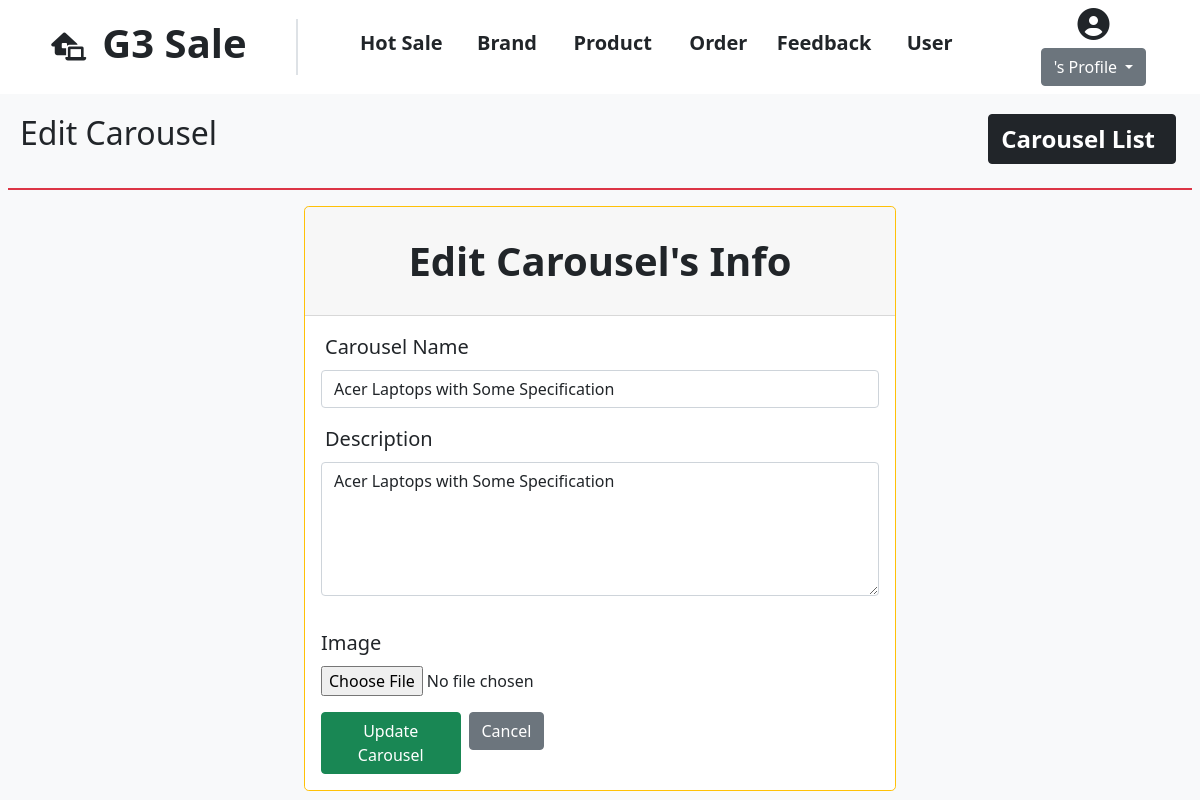
Before: /admin/carousel/editHotSale.php?id=16 with the older database file.
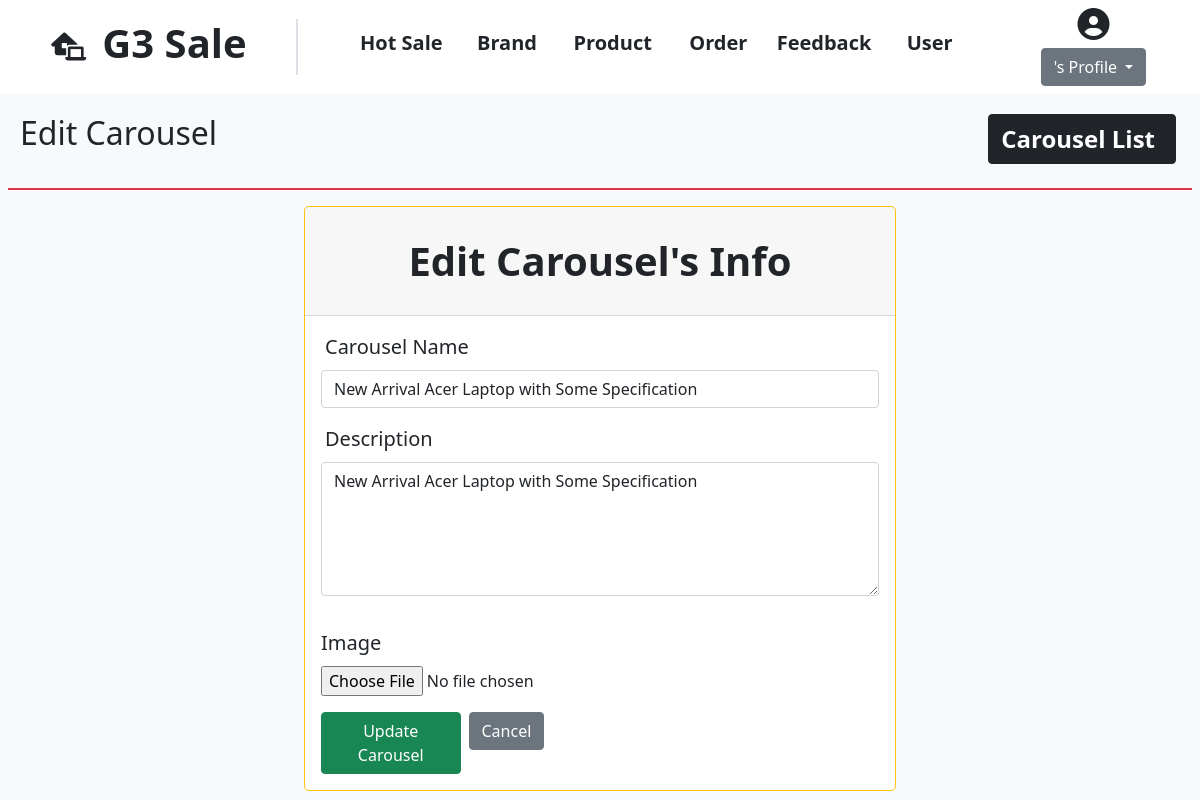
After: the same page with the newer database file.
### tables this page shows
CREATE TABLE `hot_sale` (
  `id` int(20) NOT NULL,
  `carousel_name` varchar(225) NOT NULL,
  `carousel_description` longtext NOT NULL,
  `carousel_image` varchar(255) NOT NULL,
  `created_at` timestamp NOT NULL DEFAULT current_timestamp()
);

### admin/carousel/editHotSale.php (the view, shortened to what this page needs)
<?php
include '../../connection.php';
$id = $_GET["id"];
$edit = mysqli_fetch_assoc(mysqli_query($connection, "SELECT * FROM hot_sale WHERE id = $id"));
?>
<!DOCTYPE html>
<html lang="en">
<head>
    <link href="https://cdn.jsdelivr.net/npm/bootstrap@5.0.2/dist/css/bootstrap.min.css" rel="stylesheet"
>
    <link rel="stylesheet" href="https://cdnjs.cloudflare.com/ajax/libs/font-awesome/6.5.1/css/all.min.css"
 />
</head>
<body class="bg-light">
    <?php include '../../layouts/header.php' ?>
    <div class="container-fluid">
        <div class="row justify-content-center">
            <div class=" p-2">
                <div class="d-flex justify-content-between bg-light  mb-3 border-2 border-bottom border-danger p-2">
                    <div>
                        <h2 class=" ms-1 mt-1">Edit Carousel</h2>
                    </div>
                    <ul class="d-flex text-decoration-none mt-1">
                        <a href="hotSaleList.php" class="text-decoration-none btn btn-dark text-white me-2">
                            <li class=" list-unstyled fw-bolder fs-4 me-2">Carousel List</li>
                        </a>
                    </ul>
                </div>
                <div class="d-flex justify-content-center  align-items-center ">
                    <div class="card col-6 border-warning rounded rounded-3">
                        <div class="card-header">
                            <p class="m-3 text-center fw-bolder fs-1">Edit Carousel's Info </p>
                        </div>
                        <div class="card-body">
                            <form class="" action="" method="post" enctype="multipart/form-data">
                                <div class=" mb-3">
                                    <div class="col-12">
                                        <label for="carouselName" class="form-label  fs-5 ms-1">Carousel Name</label>
                                        <input type="text" name="carouselName"
                                            value="<?php echo $edit['carousel_name']; ?>" class="form-control" required>
                                    </div>
                                </div>
                                <div class="mb-2">
                                    <label for="carouselDescription" class="form-label ms-1 fs-5">Description</label>
                                    <textarea name="carouselDescription" placeholder="Write about your PC" cols="20"
                                        rows="5" class="form-control"
                                        required><?php echo $edit['carousel_description']; ?></textarea><br>
                                </div>
                                <div class="mb-3 d-flex flex-column">
                                    <label for="" class="form-label  fs-5">Image</label>
                                    <input type="file" name="file">
                                </div>
                                <div class="d-flex ">
                                    <button type="submit" name="updateCarousel" class="btn btn-success w-25 me-2"> Update
                                        Carousel</button>
                                    <a href="./hotSaleList.php" class=""><button type="button" name="cancel"
                                            class="btn btn-secondary "> Cancel</button>
                                    </a>
                                </div>
                            </form>
                        </div>
                    </div>
                </div>
            </div>
        </div>
    </div>
</body>
</html>

Changed rows visible on the page:
changed hot_sale: carouselName "Acer Laptops with Some Specification" → "New Arrival Acer Laptop with Some Specification"; carouselDescription "Acer Laptops with Some Specification" → "New Arrival Acer Laptop with Some Specification"
